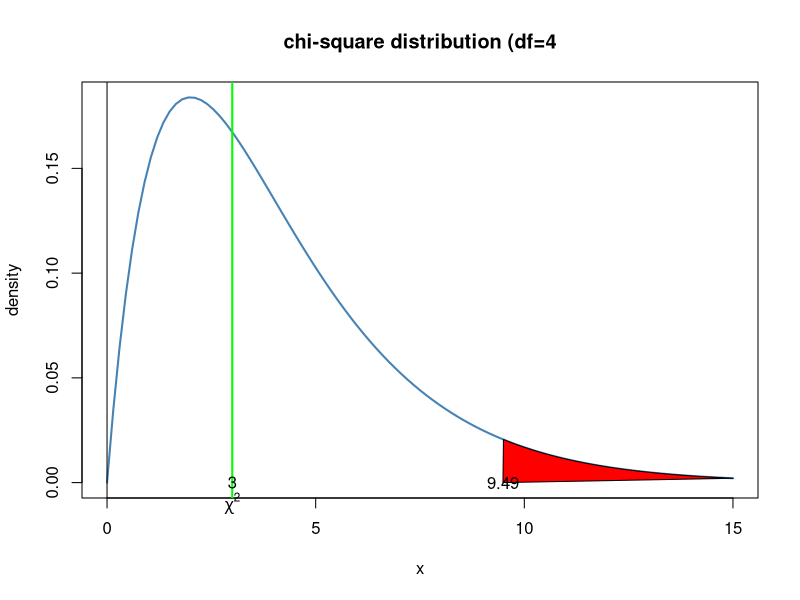

The R source for this figure:
#apge no: 472-473
#H0 : employee absent are equal
#H1 : employee absent are unequal
emp<-data.frame(E=c(12,12,12,12,12),
                     O=c(15,12,9,9,15))
emp$OE=emp$O-emp$E
emp$OEsq=emp$OE^2
emp$OE2=emp$OEsq/emp$E
View(emp)
no=nrow(emp)
t_stat=sum(emp$OE2)
df=no-1
print(paste("the degree of freedom =",df))
print(paste("the t stat =",t_stat))
alpha=0.05
t_critical=qchisq(1-alpha,df=no-1)
if(t_stat<=t_critical)
{
  print("Accept H0")
}else
{
  print("Reject H0")
}
curve(dchisq(x,df=df),from=0,to=15,
      main="chi-square distribution (df=4",
      ylab="density",
      lwd=2,
      col='steelblue')
x<-seq(0,15,0.1)
y<-dchisq(x,df=df)
abline(v=0)
#abline(v=p,lwd=2,col='red')
abline(v=t_stat,lwd=2,col='green')
polygon(c(x[x>=t_critical],t_critical ),c(y[x>=t_critical],0),col="red")
text(t_stat,0,round(t_stat,2))
text(t_critical,0,round(t_critical,2))
text(60,0.04,expression(alpha))
text(65,0.04,alpha)
mtext(expression(chi^2),side=1,at=3,cex=1)
